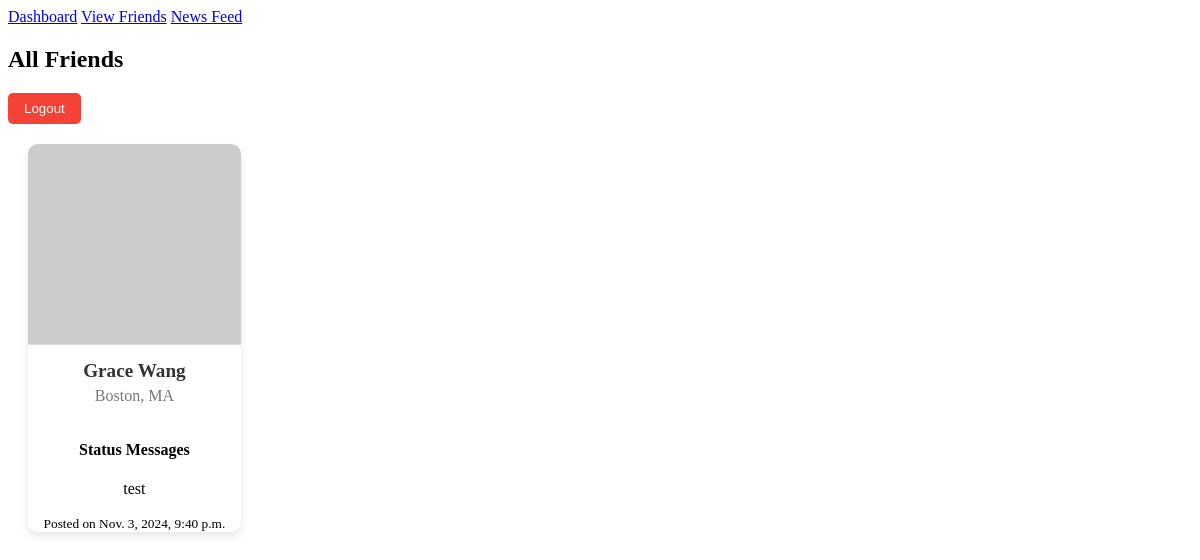
The app's page /all_friends/ (signed in) with its own data.
### tide/models.py (models this page shows, shortened)
class Profile(models.Model):
    user = models.OneToOneField(User, on_delete=models.CASCADE)  # Each user has one profile
    fname = models.CharField(max_length=100)
    lname = models.CharField(max_length=100)
    city = models.CharField(max_length=100)
    email = models.EmailField()
    image = models.ImageField(upload_to='profile_images/', blank=True, null=True)
    bio = models.TextField(default="This is where you can add a bio or description about the user.", blank=True)
    def get_friends(self):
        friends = Friend.objects.filter(models.Q(profile1=self) | models.Q(profile2=self))
        return [f.profile2 if f.profile1 == self else f.profile1 for f in friends]
    def get_status_messages(self):
        return StatusMessage.objects.filter(profile=self).order_by('-timestamp')

class StatusMessage(models.Model):
    timestamp = models.DateTimeField(auto_now_add=True)
    message = models.TextField()
    profile = models.ForeignKey('Profile', on_delete=models.CASCADE, related_name='status_messages')
    surf_session = models.OneToOneField(SurfSession, on_delete=models.SET_NULL, null=True, blank=True)

### tide/views.py (the view)
# urls.py: path('all_friends/', views.AllFriendsView.as_view(), name='all_friends'),
class AllFriendsView(LoginRequiredMixin, View):
    def get(self, request):
        profile = request.user.profile
        friends = profile.get_friends()
        return render(request, 'tide/all_friends.html', {'profile': profile, 'friends': friends})

### tide/templates/tide/all_friends.html (shortened to what this page needs)
{% extends 'tide/base.html' %}
{% block content %}
    <h2>All Friends</h2>
    {% if request.user.is_authenticated %}
        <form action="{% url 'logout' %}" method="post">
            <button type="submit">Logout</button>
        </form>
    {% endif %}
    <div class="profile-grid">
        {% for friend in profile.get_friends %}
            <div class="profile-card">
                <a href="{% url 'show_profile' friend.pk %}">
                    {% if friend.image %}
                        <img src="{{ friend.image.url }}" class="profile-image" alt="{{ friend.fname }} {{ friend.lname }}">
                    {% else %}
                        <img src="https://picsum.photos/200/300" class="profile-image" alt="Default Profile Image">
                    {% endif %}
                </a>
                <div class="profile-info">
                    <div class="profile-name">{{ friend.fname }} {{ friend.lname }}</div>
                    <div class="profile-city">{{ friend.city }}</div>
                </div>
                <div class="status-messages">
                    <h4>Status Messages</h4>
                    {% for status in friend.get_status_messages %}
                        <div class="status-message">
                            <p>{{ status.message }}</p>
                            <small>Posted on {{ status.timestamp }}</small>
                        </div>
                    {% empty %}
                        <p>No status messages yet.</p>
                    {% endfor %}
                </div>
            </div>
        {% endfor %}
    </div>
{% endblock %}

### tide/static/tide/tidestyles.css (style rules this page uses)
.profile-grid { display: grid; grid-template-columns: repeat(auto-fill, minmax(200px, 1fr)); gap: 20px; padding: 20px; justify-items: center; }
.profile-card { background-color: #ffffff; border-radius: 10px; box-shadow: 0 4px 8px rgba(0, 0, 0, 0.1); overflow: hidden; text-align: center; width: 100%; max-width: 250px; transition: transform 0.3s ease, box-shadow 0.3s ease; }
.profile-image { width: 100%; height: 200px; object-fit: cover; border-bottom: 1px solid #ddd; display: block; }
.profile-info { padding: 15px; }
.profile-name { font-size: 1.2em; font-weight: bold; color: #333; margin-bottom: 5px; }
.profile-city { font-size: 1em; color: #777; }
button[type="submit"] { background-color: #f44336; color: white; padding: 8px 16px; border: none; border-radius: 5px; cursor: pointer; transition: background-color 0.3s; }
.profile-info { margin-bottom: 20px; }

### records on screen
Profile: fname "Grace", lname "Wang", city "Boston, MA"
StatusMessage: message "test", timestamp "Nov. 3, 2024, 9:40 p.m."
